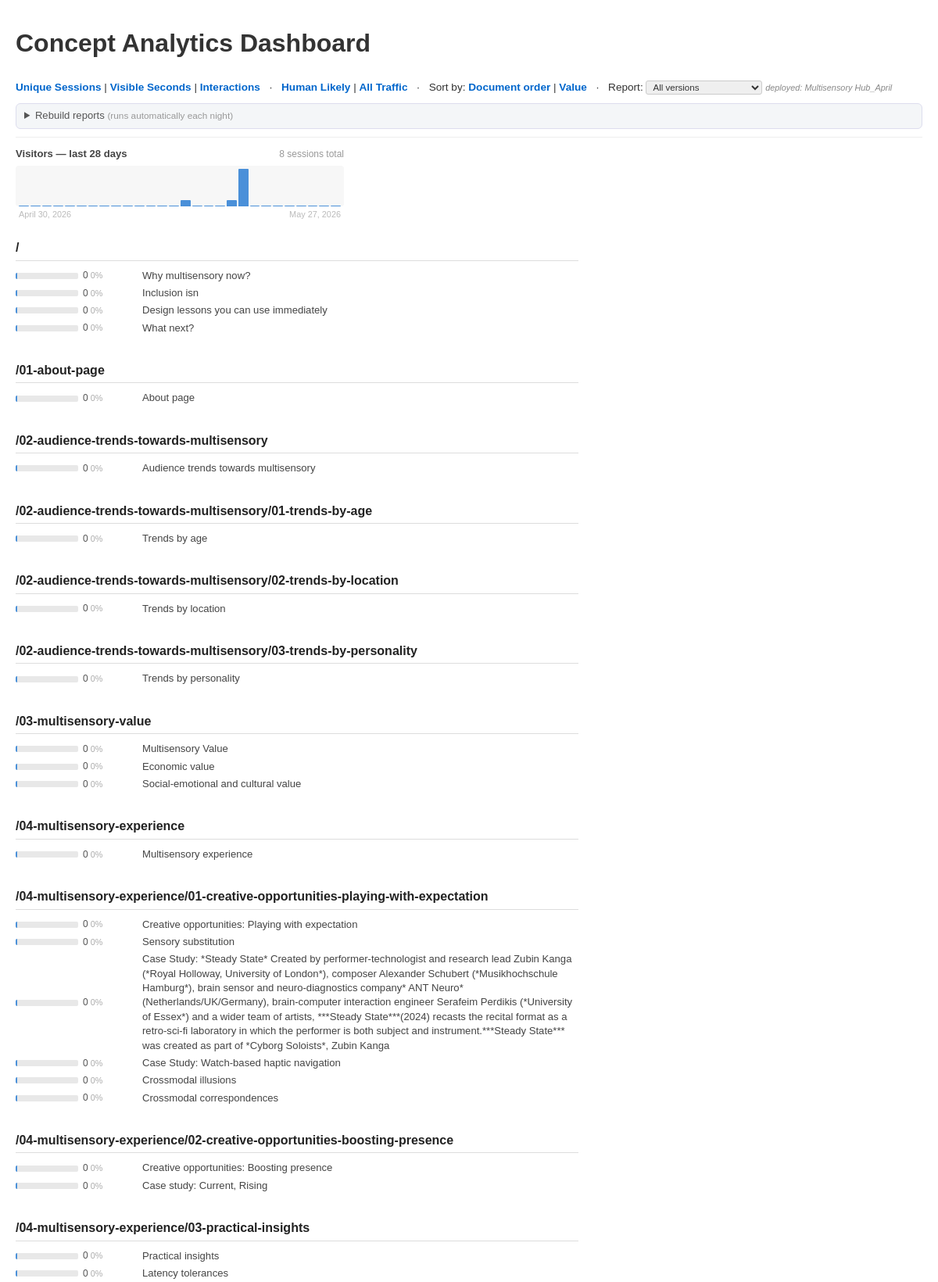
Page /analytics/dashboard/?metric=interaction_count&filter=all&sort=document&report= (signed in, upper part) on the committed database.
### concept_analytics/models.py (models this page shows, shortened)
class ManifestSyncState(models.Model):
    version = models.CharField(max_length=64, blank=True)
    report_name = models.CharField(max_length=200, blank=True)
    synced_at = models.DateTimeField(auto_now=True)
    class Meta:
        verbose_name = "Manifest sync state"

class BlockManifestEntry(models.Model):
    block_id = models.CharField(max_length=200, unique=True, db_index=True)
    block_version_id = models.CharField(max_length=300, blank=True)
    content_hash = models.CharField(max_length=80, blank=True)
    position_hash = models.CharField(max_length=80, blank=True)
    page_path = models.CharField(max_length=500)
    page_title = models.CharField(max_length=500, blank=True)
    heading_path = models.CharField(max_length=1000, blank=True) # pipe-separated heading hierarchy
    display_order = models.PositiveIntegerField(default=0)
    topic = models.CharField(max_length=100, blank=True)
    concept = models.CharField(max_length=100, blank=True)
    content_type = models.CharField(max_length=50, blank=True)
    label = models.CharField(max_length=500, blank=True)
    parent_block_id = models.CharField(max_length=200, blank=True)
    is_active = models.BooleanField(default=True)
    first_seen_at = models.DateTimeField(auto_now_add=True)
    updated_at = models.DateTimeField(auto_now=True)

### concept_analytics/views/dashboard.py (the view)
# urls.py: path("dashboard/", DashboardView.as_view(), name="concept_analytics_dashboard"),
class DashboardView(LoginRequiredMixin, PermissionRequiredMixin, TemplateView):
    template_name = "concept_analytics/dashboard/heatmap.html"
    permission_required = "concept_analytics.view_dashboard"
    def get_context_data(self, **kwargs):
        context = super().get_context_data(**kwargs)
        metric = self.request.GET.get("metric", "unique_sessions")
        if metric not in ("unique_sessions", "total_visible_seconds", "interaction_count"):
            metric = "unique_sessions"
        sort_by = self.request.GET.get("sort", "document")
        if sort_by not in ("document", "value"):
            sort_by = "document"
        end_date = date.today()
        start_date = end_date - timedelta(days=30)
        selected_report = self.request.GET.get("report", "")
        aggregated = {}
        max_val = 0
        if selected_report:
            events = AnalyticsEvent.objects.filter(
                session__report_name=selected_report,
                received_at__date__range=(start_date, end_date),
                session__is_suspicious=False,
            ).exclude(block_id="")
            if metric == "unique_sessions":
                rows = events.values("block_id").annotate(val=Count("session", distinct=True))
            elif metric == "total_visible_seconds":
                rows = events.values("block_id").annotate(val=Sum("seconds_visible"))
            else:  # interaction_count
                interaction_types = [
                    "section_opened", "accordion_opened", "tab_selected",
                    "case_study_opened", "video_played", "audio_played", "interactive_started",
                ]
                rows = events.filter(event_type__in=interaction_types).values("block_id").annotate(val=Count("id"))
            for row in rows:
                val = row["val"] or 0
                aggregated[row["block_id"]] = val
                if val > max_val:
                    max_val = val
        else:
            summaries = DailyBlockSummary.objects.filter(date__range=(start_date, end_date))
            for s in summaries:
                bid = s.block_id
                if bid not in aggregated:
                    aggregated[bid] = 0
                val = getattr(s, metric) or 0
                aggregated[bid] += val
                if aggregated[bid] > max_val:
                    max_val = aggregated[bid]
        manifest = BlockManifestEntry.objects.filter(is_active=True).order_by("page_path", "display_order")
        pages = {}
        for entry in manifest:
            if entry.page_path not in pages:
                pages[entry.page_path] = {
                    "title": entry.page_title or entry.page_path,
                    "blocks": [],
                    "total": 0,
                }
            val = aggregated.get(entry.block_id, 0)
            intensity = int((val / max_val) * 100) if max_val > 0 else 0
            pages[entry.page_path]["blocks"].append({
                "block_id": entry.block_id,
                "label": entry.label or entry.block_id,
                "value": val,
                "intensity_pct": intensity,
            })
            pages[entry.page_path]["total"] += val
        if sort_by == "value":
            pages = dict(sorted(pages.items(), key=lambda kv: kv[1]["total"], reverse=True))
            for page in pages.values():
                page["blocks"].sort(key=lambda b: b["value"], reverse=True)
        current_filter = self.request.GET.get("filter", "all")
        report_names = list(
            AnalyticsSession.objects.exclude(report_name="")
            .values_list("report_name", flat=True)
            .distinct()
            .order_by("report_name")
        )
        try:
            current_report_name = ManifestSyncState.objects.get(pk=1).report_name
        except ManifestSyncState.DoesNotExist:
            current_report_name = ""
        days_back = 28
        chart_start = end_date - timedelta(days=days_back - 1)
        raw_counts = {
            row["day"]: row["count"]
            for row in (
                AnalyticsSession.objects
                .filter(created_at__date__gte=chart_start)
                .annotate(day=TruncDate("created_at"))
                .values("day")
                .annotate(count=Count("id"))
            )
        }
        day_range = [chart_start + timedelta(days=i) for i in range(days_back)]
        daily_visitors = [{"date": d, "count": raw_counts.get(d, 0)} for d in day_range]
        max_daily = max((d["count"] for d in daily_visitors), default=1) or 1
        for d in daily_visitors:
            d["pct"] = int(d["count"] / max_daily * 100)
        total_visitors = sum(d["count"] for d in daily_visitors)
        context["pages"] = pages
        context["current_metric"] = metric
        context["current_filter"] = current_filter
        context["current_sort"] = sort_by
        context["max_val"] = max_val
        context["daily_visitors"] = daily_visitors
        context["total_visitors"] = total_visitors
        context["visitor_chart_start"] = chart_start
        context["visitor_chart_end"] = end_date
        context["report_names"] = report_names
        context["current_report_name"] = current_report_name
        context["selected_report"] = selected_report
        return context

### concept_analytics/templates/concept_analytics/dashboard/heatmap.html
{% extends "concept_analytics/dashboard/base.html" %}
{% block content %}
<div class="visitor-panel">
    <div class="visitor-header">
        <span class="visitor-title">Visitors — last 28 days</span>
        <span class="visitor-total">{{ total_visitors }} sessions total</span>
    </div>
    <div class="visitor-chart">
        {% for day in daily_visitors %}
        <div class="visitor-col" title="{{ day.date }}: {{ day.count }}">
            <div class="visitor-bar" style="height:{{ day.pct }}%"></div>
        </div>
        {% endfor %}
    </div>
    <div class="visitor-axis">
        <span>{{ visitor_chart_start }}</span>
        <span>{{ visitor_chart_end }}</span>
    </div>
</div>
<div class="heatmap-doc">
    {% for path, page in pages.items %}
    <section class="heatmap-section">
        <h2 class="section-title">{{ page.title }}</h2>
        <table class="block-table">
            {% for block in page.blocks %}
            <tr>
                <td class="col-spark">
                    <div class="block-spark"><div class="block-spark-fill" style="width:{{ block.intensity_pct }}%"></div></div>
                </td>
                <td class="col-value">{{ block.value }}<span class="col-pct"> {{ block.intensity_pct }}%</span></td>
                <td class="col-label">{{ block.label }}</td>
            </tr>
            {% endfor %}
        </table>
    </section>
    {% endfor %}
</div>
{% endblock %}

### concept_analytics/templates/concept_analytics/dashboard/base.html (shortened to what this page needs)
<!DOCTYPE html>
<html lang="en">
<head>
    <link rel="stylesheet" href="/static/concept_analytics/dashboard.css">
</head>
<body>
    <header>
        <h1>Concept Analytics Dashboard</h1>
        <nav>
            <a href="?metric=unique_sessions&filter={{ current_filter }}&sort={{ current_sort }}&report={{ selected_report }}">Unique Sessions</a> |
            <a href="?metric=total_visible_seconds&filter={{ current_filter }}&sort={{ current_sort }}&report={{ selected_report }}">Visible Seconds</a> |
            <a href="?metric=interaction_count&filter={{ current_filter }}&sort={{ current_sort }}&report={{ selected_report }}">Interactions</a>
            &nbsp;&nbsp;·&nbsp;&nbsp;
            <a href="?metric={{ current_metric }}&filter=human_likely&sort={{ current_sort }}&report={{ selected_report }}">Human Likely</a> |
            <a href="?metric={{ current_metric }}&filter=all&sort={{ current_sort }}&report={{ selected_report }}">All Traffic</a>
            &nbsp;&nbsp;·&nbsp;&nbsp;
            Sort by: <a href="?metric={{ current_metric }}&filter={{ current_filter }}&sort=document&report={{ selected_report }}">Document order</a> |
            <a href="?metric={{ current_metric }}&filter={{ current_filter }}&sort=value&report={{ selected_report }}">Value</a>
            {% if report_names %}
            &nbsp;&nbsp;·&nbsp;&nbsp;
            Report:
            <select class="report-select" onchange="window.location.href='?metric={{ current_metric }}&filter={{ current_filter }}&sort={{ current_sort }}&report='+encodeURIComponent(this.value)">
                <option value="">All versions</option>
            </select>
            {% endif %}
            {% if current_report_name %}
            <span class="report-badge">deployed: {{ current_report_name }}</span>
            {% endif %}
        </nav>
        <details class="build-panel">
            <summary class="build-summary">Rebuild reports <span class="build-cron">(runs automatically each night)</span></summary>
        </details>
    </header>
    <main>
        {% block content %}{% endblock %}
    </main>
</body>
</html>

### concept_analytics/static/concept_analytics/dashboard.css (style rules this page uses)
body { font-family: sans-serif; line-height: 1.4; color: #333; max-width: 100%; margin: 0 auto; padding: 12px 20px; }
header { margin-bottom: 12px; border-bottom: 1px solid #eee; padding-bottom: 10px; }
nav { font-size: 0.85em; line-height: 1.8; }
nav a { text-decoration: none; color: #0066cc; font-weight: bold; }
.report-select { font-size: 0.85em; border: 1px solid #ccc; border-radius: 3px; padding: 1px 4px; color: #333; }
.report-badge { font-size: 0.8em; color: #888; font-style: italic; }
.visitor-panel { margin-bottom: 24px; max-width: 420px; }
.visitor-header { display: flex; justify-content: space-between; align-items: baseline; margin-bottom: 6px; }
.visitor-title { font-size: 0.82em; font-weight: 600; color: #444; }
.visitor-total { font-size: 0.75em; color: #999; }
.visitor-chart { display: flex; align-items: flex-end; gap: 2px; height: 48px; background: #f7f7f7; border-radius: 4px; padding: 4px 4px 0 4px; }
.visitor-col { flex: 1; display: flex; align-items: flex-end; height: 100%; cursor: default; }
.visitor-bar { width: 100%; background: #4a90d9; border-radius: 1px 1px 0 0; min-height: 1px; transition: background 0.1s; }
.visitor-axis { display: flex; justify-content: space-between; font-size: 0.68em; color: #bbb; margin-top: 3px; padding: 0 4px; }
.heatmap-doc { max-width: 720px; }
.heatmap-section { margin-bottom: 2em; }
.section-title { font-size: 1em; font-weight: 600; margin: 0 0 0.5em 0; padding-bottom: 4px; border-bottom: 1px solid #ddd; color: #222; }
.block-table { border-collapse: collapse; width: 100%; margin-bottom: 0.5em; }
.block-table tr { height: 22px; }
.block-table td { padding: 2px 6px 2px 0; vertical-align: middle; }
.col-spark { width: 80px; }
.block-spark { width: 80px; height: 8px; background: #e8e8e8; border-radius: 2px; overflow: hidden; }
.block-spark-fill { height: 100%; background: #4a90d9; min-width: 2px; }
.col-value { font-size: 0.75em; color: #555; white-space: nowrap; font-variant-numeric: tabular-nums; width: 70px; padding-right: 10px; }
.col-pct { color: #aaa; font-size: 0.9em; }
.col-label { font-size: 0.82em; color: #444; }
.build-panel { margin-top: 8px; padding: 6px 10px; background: #f4f6f8; border: 1px solid #dde; border-radius: 6px; font-size: 0.82em; }
.build-summary { cursor: pointer; color: #555; user-select: none; }
.build-cron { color: #999; font-size: 0.9em; }

### rows in the picture
ManifestSyncState: report_name "Multisensory Hub_April"
BlockManifestEntry: label "Why multisensory now?"
BlockManifestEntry: label "Inclusion isn"
BlockManifestEntry: label "Design lessons you can use immediately"
BlockManifestEntry: label "What next?"
BlockManifestEntry: title "/01-about-page", label "About page"
BlockManifestEntry: title "/02-audience-trends-towards-multisensory", label "Audience trends towards multisensory"
BlockManifestEntry: title "/02-audience-trends-towards-multisensory/01-trends-by-age", label "Trends by age"
BlockManifestEntry: title "/02-audience-trends-towards-multisensory/02-trends-by-location", label "Trends by location"
BlockManifestEntry: title "/02-audience-trends-towards-multisensory/03-trends-by-personality", label "Trends by personality"
BlockManifestEntry: title "/03-multisensory-value", label "Multisensory Value"
BlockManifestEntry: label "Economic value"
BlockManifestEntry: label "Social-emotional and cultural value"
BlockManifestEntry: title "/04-multisensory-experience", label "Multisensory experience"
BlockManifestEntry: title "/04-multisensory-experience/01-creative-opportunities-playing-with-expectation", label "Creative opportunities: Playing with expectation"
BlockManifestEntry: label "Sensory substitution"
BlockManifestEntry: label "Case Study: *Steady State* Created by performer-technologist and research lead Zubin Kanga (*Royal Holloway, University of London*), composer Alexander Schubert (*Musikhochschule Hamburg*), brain sensor and neuro-diagnostics company* ANT Neuro*(Netherlands/UK/Germany), brain-computer interaction engineer Serafeim Perdikis (*University of Essex*) and a wider team of artists, ***Steady State***(2024) recasts the recital format as a retro-sci-fi laboratory in which the performer is both subject and instrument.***Steady State*** was created as part of *Cyborg Soloists*, Zubin Kanga"
BlockManifestEntry: label "Case Study: Watch-based haptic navigation"
BlockManifestEntry: label "Crossmodal illusions"
BlockManifestEntry: label "Crossmodal correspondences"
BlockManifestEntry: title "/04-multisensory-experience/02-creative-opportunities-boosting-presence", label "Creative opportunities: Boosting presence"
BlockManifestEntry: label "Case study: Current, Rising"
BlockManifestEntry: title "/04-multisensory-experience/03-practical-insights", label "Practical insights"
BlockManifestEntry: label "Latency tolerances"

### other values in the picture
{{ total_visitors }} "8"
{{ visitor_chart_start }} "April 30, 2026"
{{ visitor_chart_end }} "May 27, 2026"
{{ page.title }} "/"
{{ block.value }} "0" "0" "0" "0" "0" "0" "0" "0" "0" "0" "0" "0" "0" "0" "0" "0" "0" "0" "0" "0" "0" "0" "0"
{{ block.intensity_pct }} "0" "0" "0" "0" "0" "0" "0" "0" "0" "0" "0" "0" "0" "0" "0" "0" "0" "0" "0" "0" "0" "0" "0"
